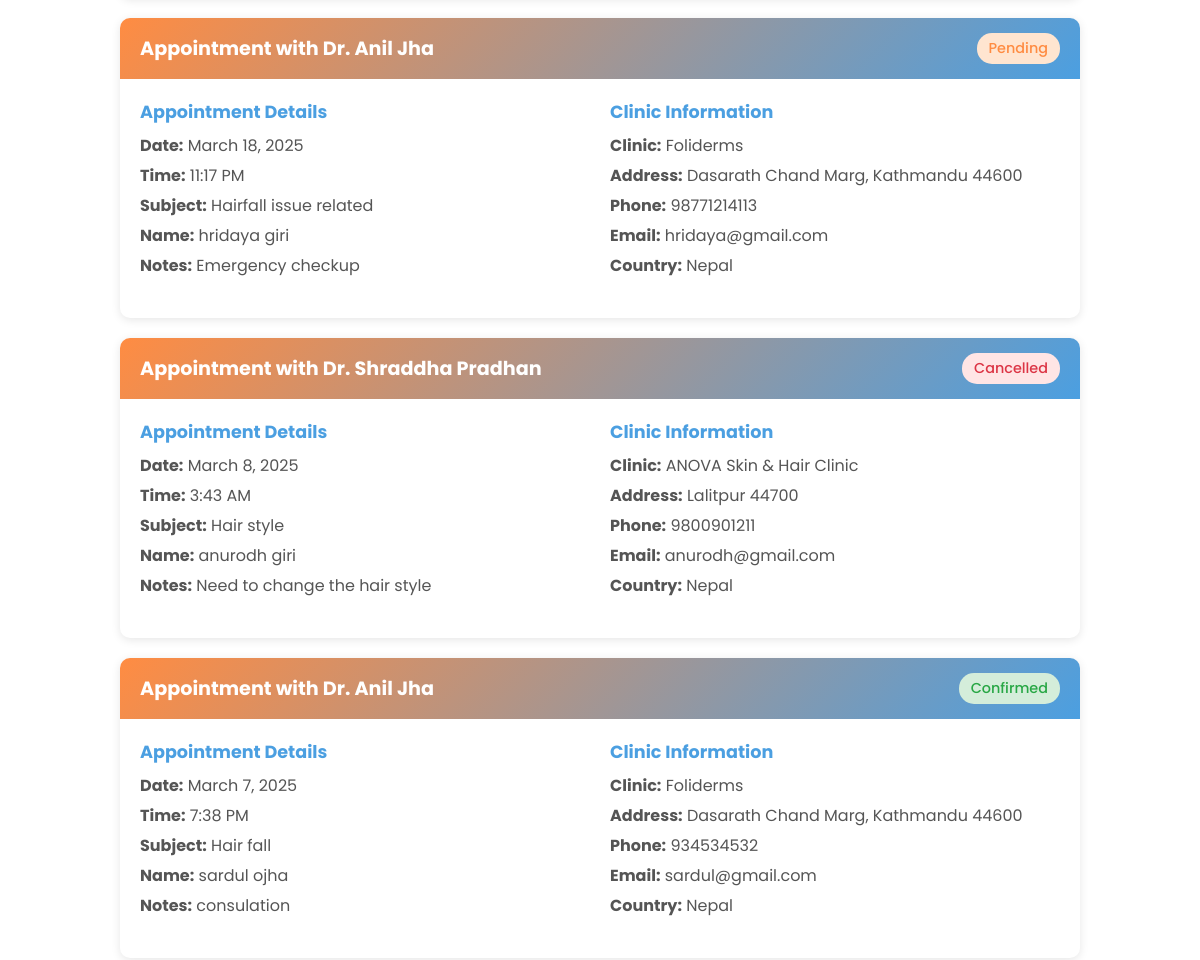
Page /user/Details/ (signed in, middle part) on the earlier database version.
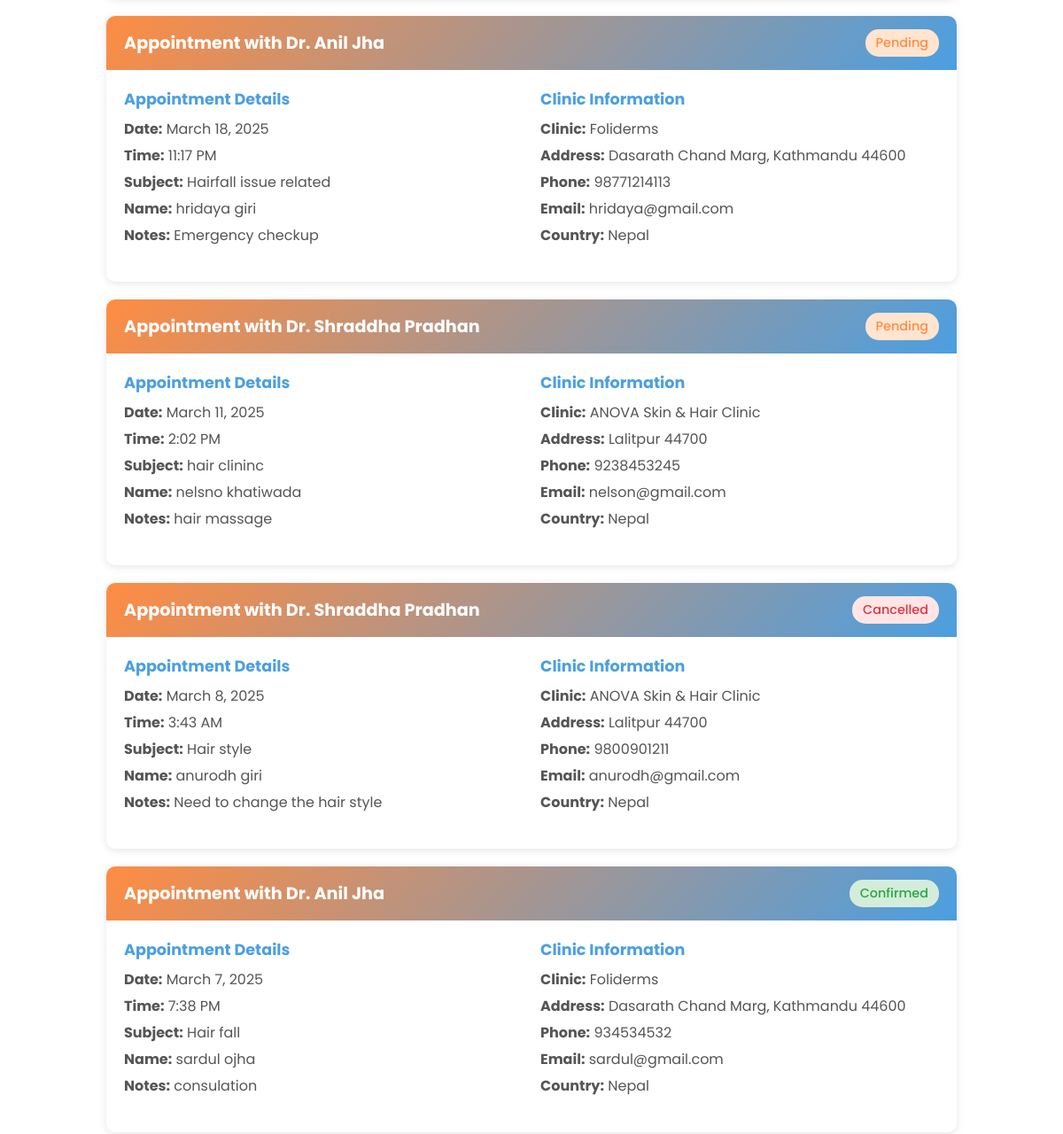
Same page on the later database version.
### clinic/models.py (models this page shows, shortened)
class BookingClinic(models.Model):
    id = models.AutoField(primary_key=True)
    user = models.ForeignKey(User, on_delete=models.CASCADE)
    dermatologist = models.ForeignKey(Dermatologist, on_delete=models.CASCADE)
    clinic = models.ForeignKey(Clinic, on_delete=models.CASCADE)  # Clinic where the dermatologist works
    appointment_time = models.DateTimeField()  # The scheduled appointment time
    country = models.CharField(max_length=255)  # User's country for booking
    first_name = models.CharField(max_length=255)  # User's first name for booking
    last_name = models.CharField(max_length=255)  # User's last name for booking
    email = models.EmailField()  # User's email for communication
    phone = models.CharField(max_length=20, blank=True, null=True)  # Optional phone number
    subject = models.CharField(max_length=255)  # Subject of the appointment
    status = models.CharField(
        max_length=20,
        choices=[('pending', 'Pending'), ('confirmed', 'Confirmed'), ('cancelled', 'Cancelled')],
        default='pending'
    )  # Appointment status
    message = models.TextField(blank=True, null=True)  # Optional notes or reason for the appointment

class Dermatologist(models.Model):
    id = models.AutoField(primary_key=True)
    first_name = models.CharField(max_length=100)
    last_name = models.CharField(max_length=100)
    About = models.TextField()
    image = models.ImageField(upload_to='dermatologist_images/', default='default.jpg')
    clinic = models.ForeignKey(Clinic, on_delete=models.CASCADE, related_name="dermatologists")
    phoneNum = models.CharField(max_length=100)
    total_experience = models.IntegerField()

class Clinic(models.Model):
    STATUS_CHOICES = [
        ('Pending', 'Pending'),
        ('Approved', 'Approved'),
        ('Rejected', 'Rejected'),
    ]
    id = models.AutoField(primary_key=True)
    name = models.CharField(max_length=100)
    description = models.TextField()
    date_posted = models.DateTimeField(default=timezone.now)
    author = models.ForeignKey(User, on_delete=models.CASCADE)
    image = models.ImageField(upload_to='clinics_images/', default='default.jpg',)
    address = models.CharField(max_length=100)
    opening_time = models.CharField(max_length=100)
    closing_time = models.CharField(max_length=100)
    phoneNum = models.CharField(max_length=100)
    status = models.CharField(max_length=15, choices=STATUS_CHOICES, default='Pending')

### user/views.py (the view)
# urls.py: path('Details/', UserBookingView.as_view(), name='CustomerDetails'),
class UserBookingView(LoginRequiredMixin, TemplateView):
    template_name = 'user/user_booking.html'
    def get_context_data(self, **kwargs):
        context = super().get_context_data(**kwargs)
        context['bookings'] = BookingClinic.objects.filter(
            user=self.request.user  # This filters for the logged-in user
        ).select_related('dermatologist', 'clinic').order_by('-appointment_time')  # Added - for newest first
        return context

### user/templates/user/user_booking.html (shortened to what this page needs)
{% extends 'base/base.html' %}
{% load static %}
{% block content %}
<div class="booking-container">
    {% if bookings %}
        {% for booking in bookings %}
            <div class="booking-card">
                <div class="booking-header">
                    <h3>Appointment with Dr. {{ booking.dermatologist.first_name }} {{ booking.dermatologist.last_name }}</h3>
                    <span class="status-badge status-{{ booking.status }}">{{ booking.status|title }}</span>
                </div>
                <div class="booking-content">
                    <div class="booking-details">
                        <div class="detail-group">
                            <h4>Appointment Details</h4>
                            <p><strong>Date:</strong> {{ booking.appointment_time|date:"F j, Y" }}</p>
                            <p><strong>Time:</strong> {{ booking.appointment_time|time:"g:i A" }}</p>
                            <p><strong>Subject:</strong> {{ booking.subject }}</p>
                            <p><strong>Name:</strong> {{ booking.first_name }} {{ booking.last_name }}</p>
                            {% if booking.message %}
                                <p><strong>Notes:</strong> {{ booking.message }}</p>
                            {% endif %}
                        </div>
                        <div class="detail-group">
                            <h4>Clinic Information</h4>
                            <p><strong>Clinic:</strong> {{ booking.clinic.name }}</p>
                            <p><strong>Address:</strong> {{ booking.clinic.address }}</p>
                            <p><strong>Phone:</strong> {{ booking.phone }}</p>
                            <p><strong>Email:</strong> {{ booking.email }}</p>
                            <p><strong>Country:</strong> {{ booking.country }}</p>
                        </div>
                    </div>
                </div>
            </div>
        {% endfor %}
    {% else %}
        <div class="no-bookings">
            <p>You don't have any appointments yet.</p>
        </div>
    {% endif %}
</div>
{% endblock %}

Differences in the rows shown:
added BookingClinic: dermatologist.first_name "Shraddha", dermatologist.last_name "Pradhan", status "Pending", appointment_time "March 11, 2025", appointment_time "2:02 PM", subject "hair clininc", first_name "nelsno", last_name "khatiwada", message "hair massage", clinic.name "ANOVA Skin & Hair Clinic", clinic.address "Lalitpur 44700", phone "9238453245", email "nelson@gmail.com", country "Nepal"
